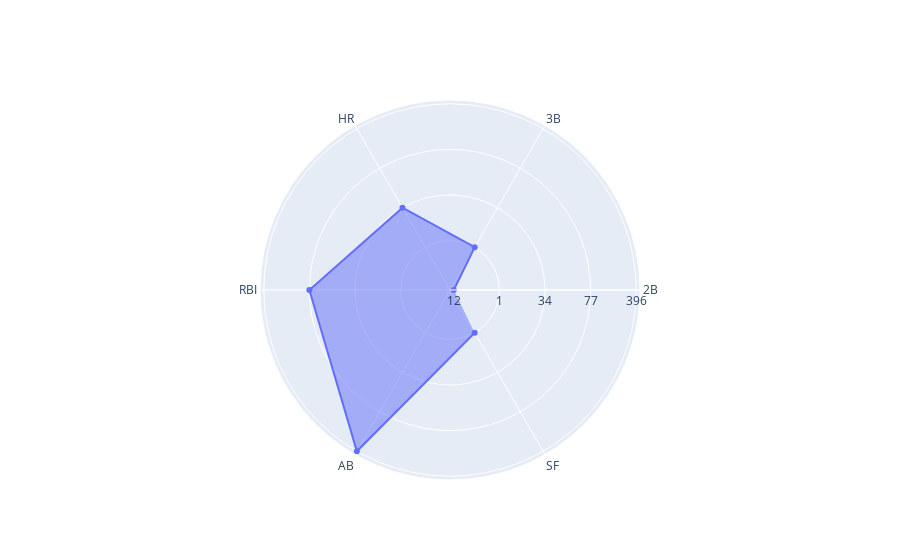
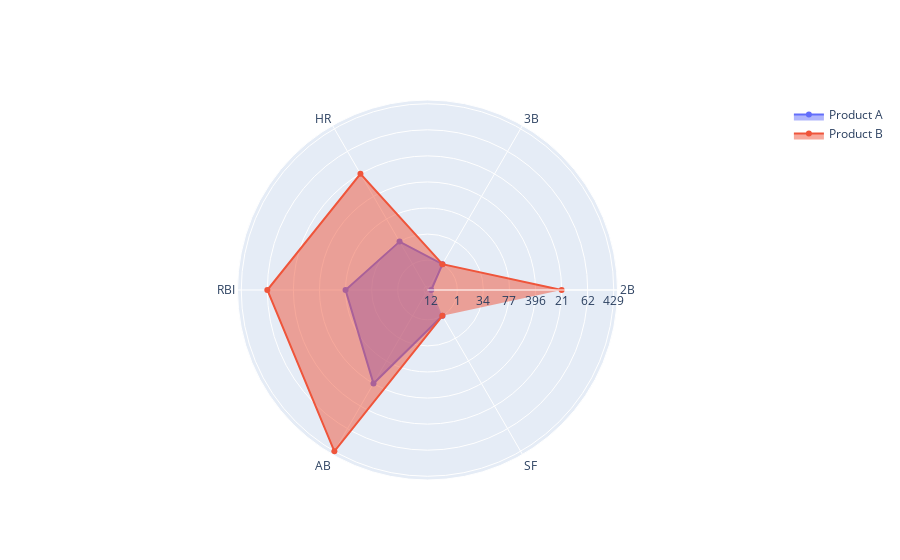
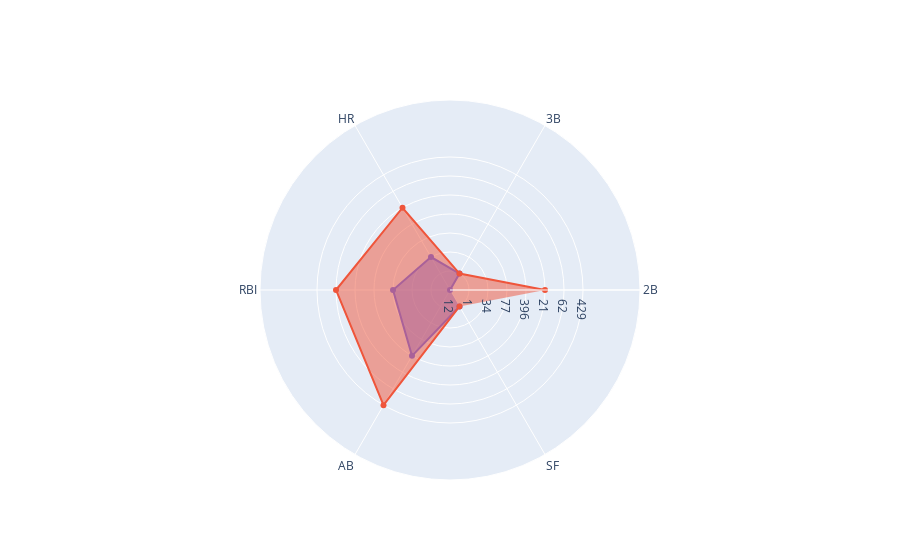
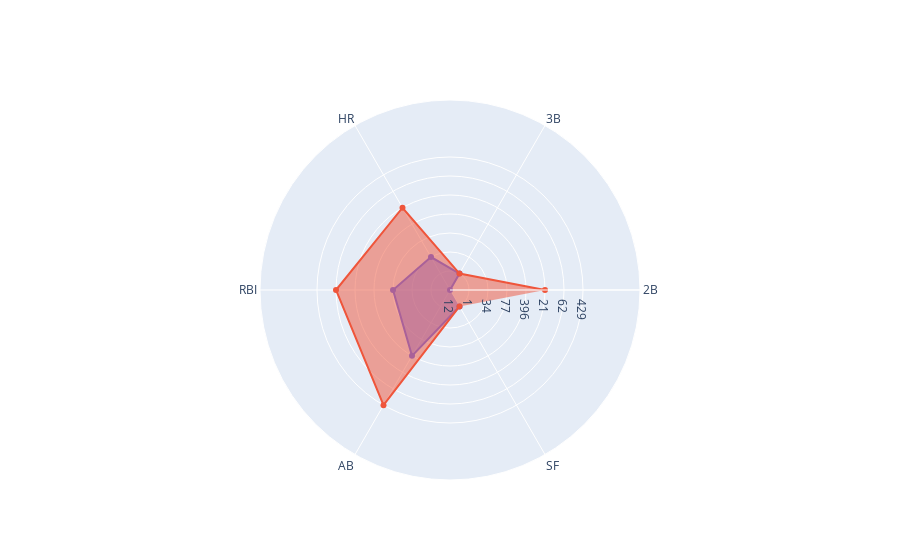

These figures' notebook cell, in order:
### Code cell
#overlaying radar plot


import plotly.graph_objects as go
categories = ["2B", "3B", "HR", "RBI", "AB", "SF"]

fig = go.Figure()

fig.add_trace(go.Scatterpolar(
    r=[batting_data["2B"][0], batting_data["3B"][0],batting_data["HR"][0], batting_data["RBI"][0], batting_data["AB"][0], batting_data["SF"][0]],
    theta = categories,
    fill='toself',
    name='Product A'))

fig.add_trace(go.Scatterpolar(
    r=[batting_data["2B"][1], batting_data["3B"][1],batting_data["HR"][1], batting_data["RBI"][1], batting_data["AB"][1], batting_data["SF"][1]],
    theta = categories,
    fill='toself',
    name='Product B'))

fig.update_layout(
    polar=dict(
        radialaxis=dict(
        visible=True,
        range=[0,10])),
    showlegend=False
)

fig.show()

### Figure 1 — Plotly figure (JSON) as saved in the notebook; plotly's stock layout.template omitted (floating-point values rounded to 4 significant figures)
{"data": [{"fill": "toself", "name": "Product A", "r": ["12", "1", "34", "77", "396", "1"], "theta": ["2B", "3B", "HR", "RBI", "AB", "SF"], "type": "scatterpolar"}], "layout": {}}

### Figure 2 — Plotly figure (JSON) as saved in the notebook; plotly's stock layout.template omitted (floating-point values rounded to 4 significant figures)
{"data": [{"fill": "toself", "name": "Product A", "r": ["12", "1", "34", "77", "396", "1"], "theta": ["2B", "3B", "HR", "RBI", "AB", "SF"], "type": "scatterpolar"}, {"fill": "toself", "name": "Product B", "r": ["21", "1", "21", "62", "429", "1"], "theta": ["2B", "3B", "HR", "RBI", "AB", "SF"], "type": "scatterpolar"}], "layout": {}}

### Figure 3 — Plotly figure (JSON) as saved in the notebook; plotly's stock layout.template omitted (floating-point values rounded to 4 significant figures)
{"data": [{"fill": "toself", "name": "Product A", "r": ["12", "1", "34", "77", "396", "1"], "theta": ["2B", "3B", "HR", "RBI", "AB", "SF"], "type": "scatterpolar"}, {"fill": "toself", "name": "Product B", "r": ["21", "1", "21", "62", "429", "1"], "theta": ["2B", "3B", "HR", "RBI", "AB", "SF"], "type": "scatterpolar"}], "layout": {"polar": {"radialaxis": {"range": [0, 10], "visible": true}}, "showlegend": false}}

### Figure 4 — Plotly figure (JSON) as saved in the notebook; plotly's stock layout.template omitted (floating-point values rounded to 4 significant figures)
{"data": [{"fill": "toself", "name": "Product A", "r": ["12", "1", "34", "77", "396", "1"], "theta": ["2B", "3B", "HR", "RBI", "AB", "SF"], "type": "scatterpolar"}, {"fill": "toself", "name": "Product B", "r": ["21", "1", "21", "62", "429", "1"], "theta": ["2B", "3B", "HR", "RBI", "AB", "SF"], "type": "scatterpolar"}], "layout": {"polar": {"radialaxis": {"range": [0, 10], "visible": true}}, "showlegend": false}}
